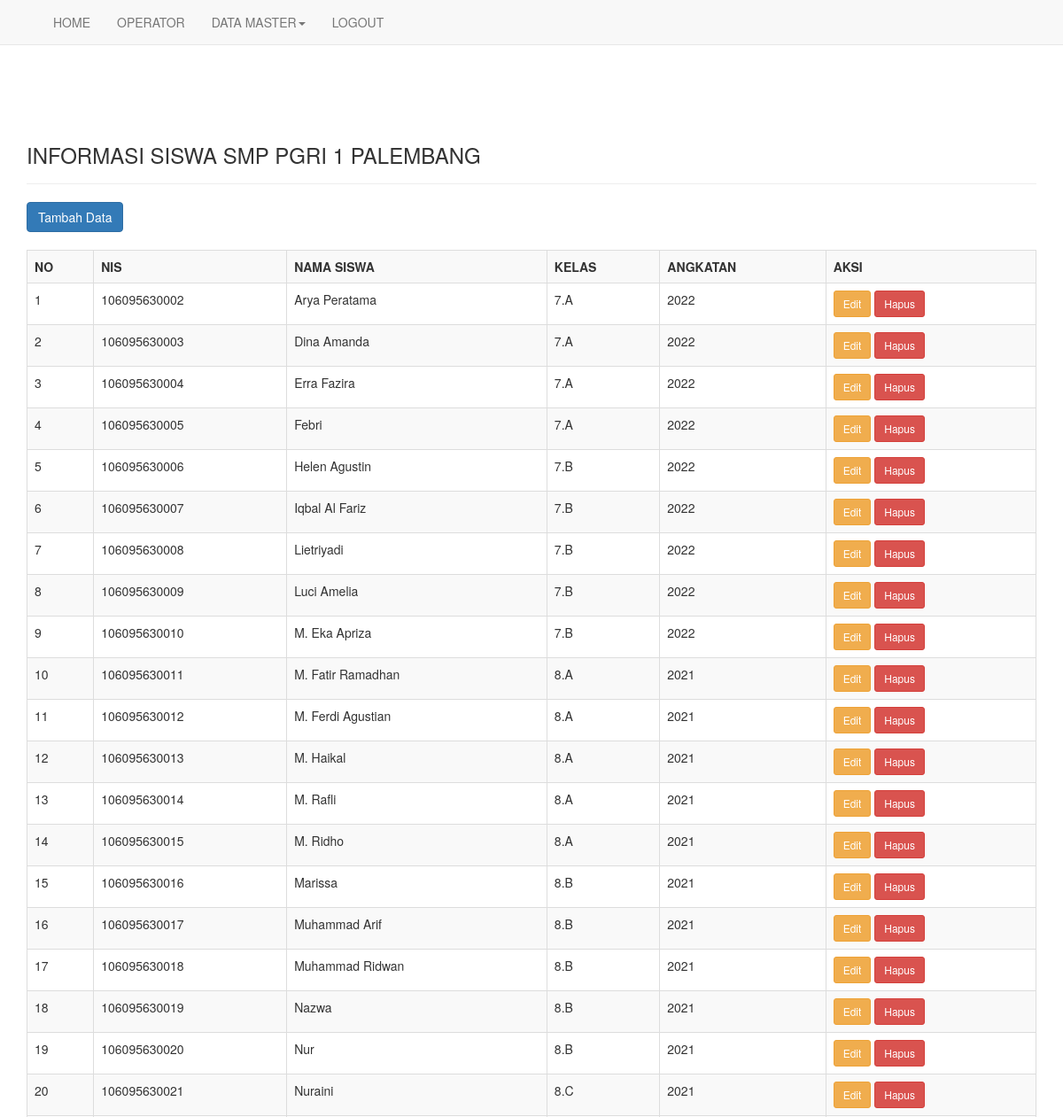
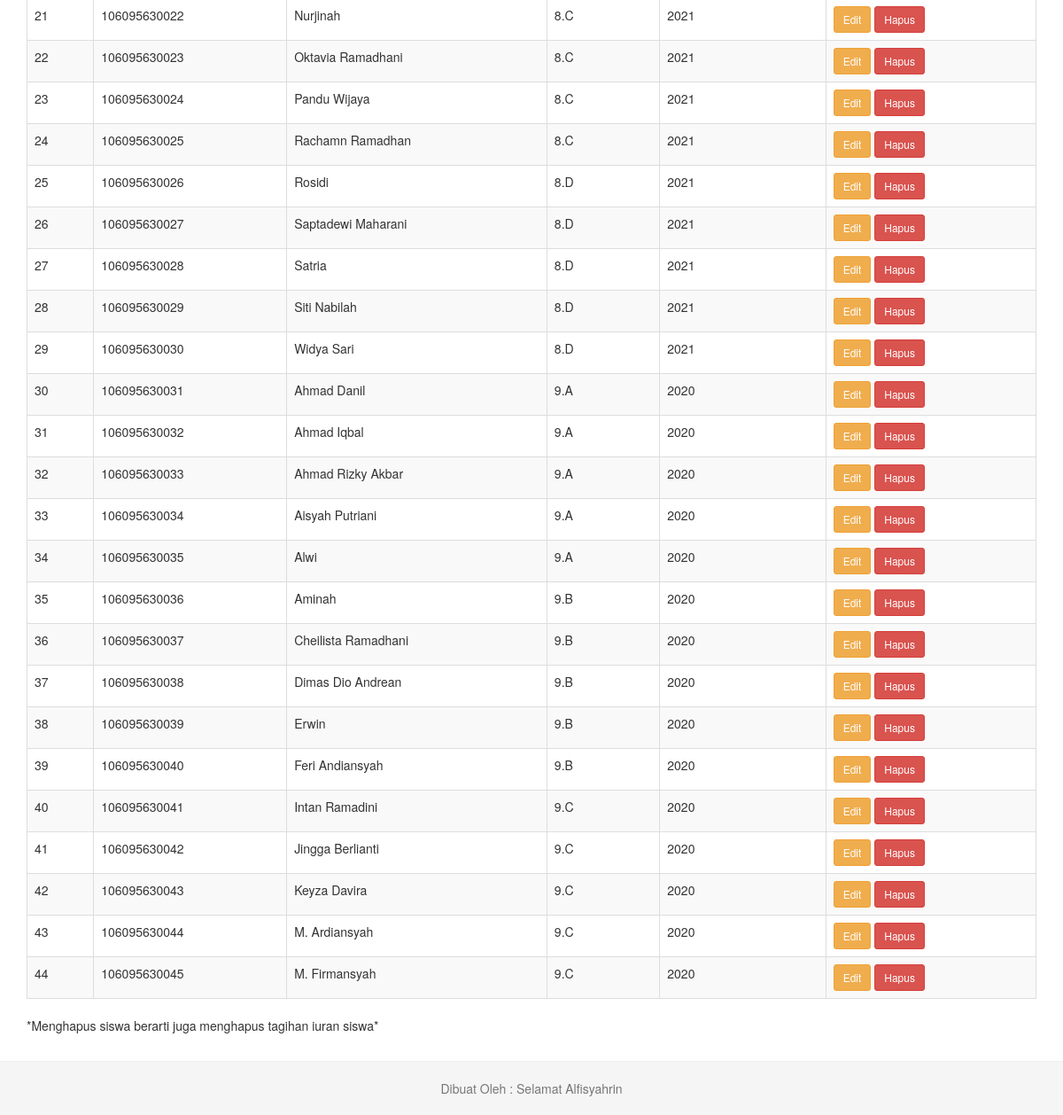
The page /data_siswa.php (signed in) on the database its author committed (2 pictures, top to bottom).
### tables this page shows
CREATE TABLE `tb_siswa` (
  `nis` varchar(25) NOT NULL,
  `nama_siswa` text NOT NULL,
  `kd_angkatan` varchar(11) NOT NULL,
  `kd_kelas` varchar(11) NOT NULL
);

CREATE TABLE `tb_kelas` (
  `kd_kelas` varchar(11) NOT NULL,
  `nama_kelas` varchar(11) NOT NULL,
  `wali_kelas` text NOT NULL
);

CREATE TABLE `tb_angkatan` (
  `kd_angkatan` varchar(11) NOT NULL,
  `tahun_angkatan` int(11) NOT NULL,
  `spp` int(11) NOT NULL
);

### data_siswa.php (the view)
<?php include "header_operator.php"; ?>
<div class="container">
    <div class="page-header">
        <h3>INFORMASI SISWA SMP PGRI 1 PALEMBANG</h3>
    </div>
    <a class="btn btn-primary" href="tambah_siswa.php">Tambah Data</a>
</br><br>
<div class="table-responsive">
<table class="table table-bordered table-striped">
    <tr>
        <th>NO</th>
		<th>NIS</th>
		<th>NAMA SISWA</th>
		<th>KELAS</th>
		<th>ANGKATAN</th>
		<th>AKSI</th>
    </tr>
    <?php
    include "koneksi.php";
    $sql = mysqli_query($konek,"SELECT tb_siswa.*,tb_angkatan.*,tb_kelas.* FROM tb_siswa INNER JOIN tb_angkatan ON tb_siswa.kd_angkatan=tb_angkatan.kd_angkatan
    INNER JOIN tb_kelas ON tb_siswa.kd_kelas=tb_kelas.kd_kelas ORDER BY tb_kelas.nama_kelas ASC");
    $no=1;
    while($d=mysqli_fetch_array($sql)){
        echo"<tr>
            <td>$no</td>
            <td>$d[nis]</td>
            <td>$d[nama_siswa]</td>
            <td>$d[nama_kelas]</td>
            <td>$d[tahun_angkatan]</td>
            <td>
				<a class='btn btn-warning btn-sm' href='edit_siswa.php?nis=$d[nis]'>Edit</a>
				<a class='btn btn-danger btn-sm' href='hapus_siswa.php?nis=$d[nis]'>Hapus</a>
			</td>
        </tr>";
        $no++;
    }
    ?>
    </table>
</div>
    <p>*Menghapus siswa berarti juga menghapus tagihan iuran siswa*</p>
</div>
<?php include "footer.php"; ?>

### assets/style.css (style rules this page uses)
html { position: relative; min-height: 100%; }
body { margin-bottom: 60px; }
body > .container { padding: 60px 15px 0; }

### rows shown on the page
tb_siswa: nis "106095630002", nama_siswa "Arya Peratama", kd_kelas.nama_kelas "7.A", kd_angkatan.tahun_angkatan "2022"
tb_siswa: nis "106095630003", nama_siswa "Dina Amanda", kd_kelas.nama_kelas "7.A", kd_angkatan.tahun_angkatan "2022"
tb_siswa: nis "106095630004", nama_siswa "Erra Fazira", kd_kelas.nama_kelas "7.A", kd_angkatan.tahun_angkatan "2022"
tb_siswa: nis "106095630005", nama_siswa "Febri", kd_kelas.nama_kelas "7.A", kd_angkatan.tahun_angkatan "2022"
tb_siswa: nis "106095630006", nama_siswa "Helen Agustin", kd_kelas.nama_kelas "7.B", kd_angkatan.tahun_angkatan "2022"
tb_siswa: nis "106095630007", nama_siswa "Iqbal Al Fariz", kd_kelas.nama_kelas "7.B", kd_angkatan.tahun_angkatan "2022"
tb_siswa: nis "106095630008", nama_siswa "Lietriyadi", kd_kelas.nama_kelas "7.B", kd_angkatan.tahun_angkatan "2022"
tb_siswa: nis "106095630009", nama_siswa "Luci Amelia", kd_kelas.nama_kelas "7.B", kd_angkatan.tahun_angkatan "2022"
tb_siswa: nis "106095630010", nama_siswa "M. Eka Apriza", kd_kelas.nama_kelas "7.B", kd_angkatan.tahun_angkatan "2022"
tb_siswa: nis "106095630011", nama_siswa "M. Fatir Ramadhan", kd_kelas.nama_kelas "8.A", kd_angkatan.tahun_angkatan "2021"
tb_siswa: nis "106095630012", nama_siswa "M. Ferdi Agustian", kd_kelas.nama_kelas "8.A", kd_angkatan.tahun_angkatan "2021"
tb_siswa: nis "106095630013", nama_siswa "M. Haikal", kd_kelas.nama_kelas "8.A", kd_angkatan.tahun_angkatan "2021"
tb_siswa: nis "106095630014", nama_siswa "M. Rafli", kd_kelas.nama_kelas "8.A", kd_angkatan.tahun_angkatan "2021"
tb_siswa: nis "106095630015", nama_siswa "M. Ridho", kd_kelas.nama_kelas "8.A", kd_angkatan.tahun_angkatan "2021"
tb_siswa: nis "106095630016", nama_siswa "Marissa", kd_kelas.nama_kelas "8.B", kd_angkatan.tahun_angkatan "2021"
tb_siswa: nis "106095630017", nama_siswa "Muhammad Arif", kd_kelas.nama_kelas "8.B", kd_angkatan.tahun_angkatan "2021"
tb_siswa: nis "106095630018", nama_siswa "Muhammad Ridwan", kd_kelas.nama_kelas "8.B", kd_angkatan.tahun_angkatan "2021"
tb_siswa: nis "106095630019", nama_siswa "Nazwa", kd_kelas.nama_kelas "8.B", kd_angkatan.tahun_angkatan "2021"
tb_siswa: nis "106095630020", nama_siswa "Nur", kd_kelas.nama_kelas "8.B", kd_angkatan.tahun_angkatan "2021"
tb_siswa: nis "106095630021", nama_siswa "Nuraini", kd_kelas.nama_kelas "8.C", kd_angkatan.tahun_angkatan "2021"
tb_siswa: nis "106095630022", nama_siswa "Nurjinah", kd_kelas.nama_kelas "8.C", kd_angkatan.tahun_angkatan "2021"
tb_siswa: nis "106095630023", nama_siswa "Oktavia Ramadhani", kd_kelas.nama_kelas "8.C", kd_angkatan.tahun_angkatan "2021"
tb_siswa: nis "106095630024", nama_siswa "Pandu Wijaya", kd_kelas.nama_kelas "8.C", kd_angkatan.tahun_angkatan "2021"
tb_siswa: nis "106095630025", nama_siswa "Rachamn Ramadhan", kd_kelas.nama_kelas "8.C", kd_angkatan.tahun_angkatan "2021"
tb_siswa: nis "106095630026", nama_siswa "Rosidi", kd_kelas.nama_kelas "8.D", kd_angkatan.tahun_angkatan "2021"
tb_siswa: nis "106095630027", nama_siswa "Saptadewi Maharani", kd_kelas.nama_kelas "8.D", kd_angkatan.tahun_angkatan "2021"
tb_siswa: nis "106095630028", nama_siswa "Satria", kd_kelas.nama_kelas "8.D", kd_angkatan.tahun_angkatan "2021"
tb_siswa: nis "106095630029", nama_siswa "Siti Nabilah", kd_kelas.nama_kelas "8.D", kd_angkatan.tahun_angkatan "2021"
tb_siswa: nis "106095630030", nama_siswa "Widya Sari", kd_kelas.nama_kelas "8.D", kd_angkatan.tahun_angkatan "2021"
tb_siswa: nis "106095630031", nama_siswa "Ahmad Danil", kd_kelas.nama_kelas "9.A", kd_angkatan.tahun_angkatan "2020"
tb_siswa: nis "106095630032", nama_siswa "Ahmad Iqbal", kd_kelas.nama_kelas "9.A", kd_angkatan.tahun_angkatan "2020"
tb_siswa: nis "106095630033", nama_siswa "Ahmad Rizky Akbar", kd_kelas.nama_kelas "9.A", kd_angkatan.tahun_angkatan "2020"
tb_siswa: nis "106095630034", nama_siswa "Aisyah Putriani", kd_kelas.nama_kelas "9.A", kd_angkatan.tahun_angkatan "2020"
tb_siswa: nis "106095630035", nama_siswa "Alwi", kd_kelas.nama_kelas "9.A", kd_angkatan.tahun_angkatan "2020"
tb_siswa: nis "106095630036", nama_siswa "Aminah", kd_kelas.nama_kelas "9.B", kd_angkatan.tahun_angkatan "2020"
tb_siswa: nis "106095630037", nama_siswa "Cheilista Ramadhani", kd_kelas.nama_kelas "9.B", kd_angkatan.tahun_angkatan "2020"
tb_siswa: nis "106095630038", nama_siswa "Dimas Dio Andrean", kd_kelas.nama_kelas "9.B", kd_angkatan.tahun_angkatan "2020"
tb_siswa: nis "106095630039", nama_siswa "Erwin", kd_kelas.nama_kelas "9.B", kd_angkatan.tahun_angkatan "2020"
tb_siswa: nis "106095630040", nama_siswa "Feri Andiansyah", kd_kelas.nama_kelas "9.B", kd_angkatan.tahun_angkatan "2020"
tb_siswa: nis "106095630041", nama_siswa "Intan Ramadini", kd_kelas.nama_kelas "9.C", kd_angkatan.tahun_angkatan "2020"
tb_siswa: nis "106095630042", nama_siswa "Jingga Berlianti", kd_kelas.nama_kelas "9.C", kd_angkatan.tahun_angkatan "2020"
tb_siswa: nis "106095630043", nama_siswa "Keyza Davira", kd_kelas.nama_kelas "9.C", kd_angkatan.tahun_angkatan "2020"
tb_siswa: nis "106095630044", nama_siswa "M. Ardiansyah", kd_kelas.nama_kelas "9.C", kd_angkatan.tahun_angkatan "2020"
tb_siswa: nis "106095630045", nama_siswa "M. Firmansyah", kd_kelas.nama_kelas "9.C", kd_angkatan.tahun_angkatan "2020"
